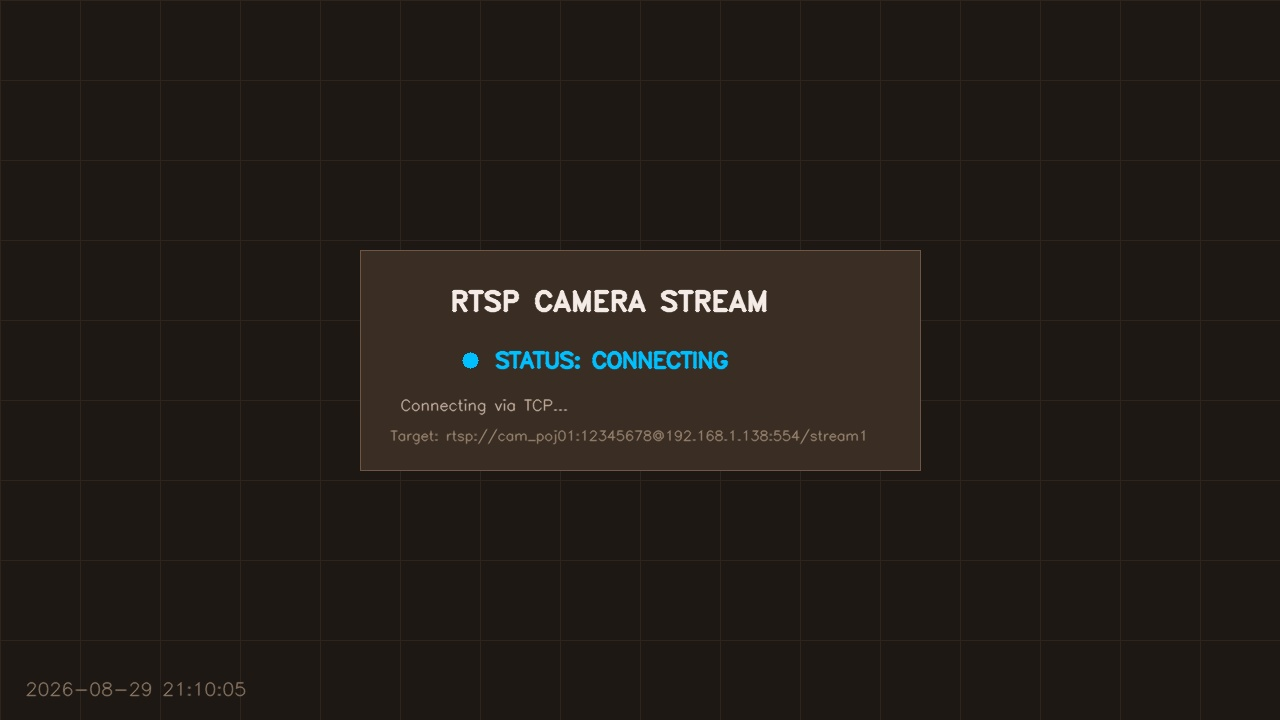
#> input picture snapshots/snapshot_20260829_211005_544.jpg, 1280 x 720 px
$ python -i motion_detector.py   (imports and definitions only)
#> lines starting #> are read from the running program, lines starting #| are printed output that depends on the picture
#> further down, picture is the input picture: shape (720, 1280, 3); mean B, G, R 23.8, 28.5, 34.2
import cv2
import time
import numpy as np
from datetime import datetime
from typing import List, Tuple

class MotionDetector:
    def __init__(self, min_area=800, threshold_val=25, cooldown_seconds=3.0):
        self.min_area = min_area
        self.threshold_val = threshold_val
        self.cooldown_seconds = cooldown_seconds

        self.bg_subtractor = cv2.createBackgroundSubtractorMOG2(history=300, varThreshold=36, detectShadows=False)
        self.last_motion_time = 0
        self.motion_events: List[str] = []
        self.total_motion_count = 0

    def reset_segment(self):
        """Resets motion counters for a new 15-minute video segment."""
        events = list(self.motion_events)
        count = self.total_motion_count
        self.motion_events = []
        self.total_motion_count = 0
        return count, events

    def process_frame(self, frame: np.ndarray) -> bool:
        """
        Processes a downscaled frame to detect motion with minimal CPU.
        Returns True if motion was detected in this frame.
        """
        if frame is None:
            return False

        try:
            # Downscale frame to 320x180 for lightning-fast Pi processing (< 1ms per frame)
            small = cv2.resize(frame, (320, 180), interpolation=cv2.INTER_NEAREST)
            gray = cv2.cvtColor(small, cv2.COLOR_BGR2GRAY)
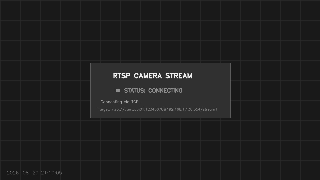
#> gray: shape (180, 320); min 19, max 242, mean 30.5
            blurred = cv2.GaussianBlur(gray, (15, 15), 0)
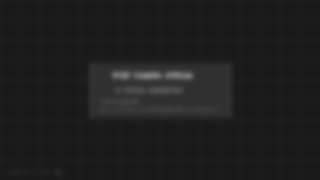
#> blurred: shape (180, 320); min 25, max 125, mean 30.5

            # Apply background subtraction
            fg_mask = self.bg_subtractor.apply(blurred)
#> fg_mask: shape (180, 320); every value is 255
            _, thresh = cv2.threshold(fg_mask, self.threshold_val, 255, cv2.THRESH_BINARY)

            # Dilate to fill holes
            dilated = cv2.dilate(thresh, None, iterations=2)
            contours, _ = cv2.findContours(dilated, cv2.RETR_EXTERNAL, cv2.CHAIN_APPROX_SIMPLE)
#> contours = [[[0, 0], [0, 179], [319, 179], [319, 0]]]

            motion_in_frame = False
            for contour in contours:
                if cv2.contourArea(contour) >= self.min_area:
                    motion_in_frame = True
                    break
#> this loop made 1 pass
#> (contour, motion_in_frame) on pass 1: ([[0, 0], [0, 179], [319, 179], [319, 0]], True)

            now = time.time()
            if motion_in_frame:
                if (now - self.last_motion_time) > self.cooldown_seconds:
                    self.last_motion_time = now
                    self.total_motion_count += 1
                    timestamp_str = datetime.now().strftime("%H:%M:%S")
                    self.motion_events.append(timestamp_str)
                    return True

            return False
        except Exception:
            return False

>>> import cv2
>>> picture = cv2.imread('snapshots/snapshot_20260829_211005_544.jpg')
>>> result = MotionDetector().process_frame(picture)
#> result = True

$ run again, on snapshots/snapshot_20260829_211235_444.jpg
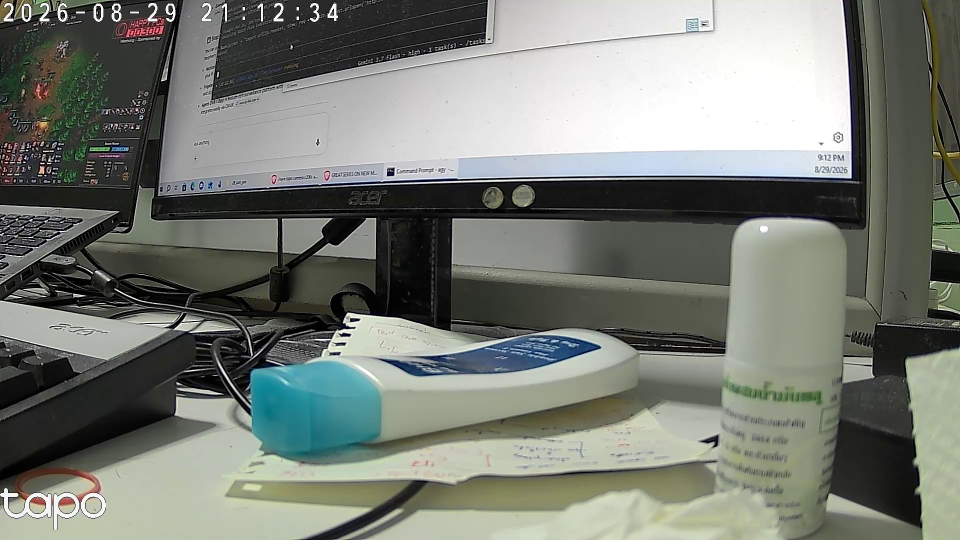
#> input picture snapshots/snapshot_20260829_211235_444.jpg, 1920 x 1080 px (shown at 1/2 size)
#> picture is the input picture: shape (1080, 1920, 3); mean B, G, R 117.2, 124.6, 120.2
#> in process_frame, `gray = cv2.cvtColor(small, cv2.COLOR_BGR2GRAY)`:
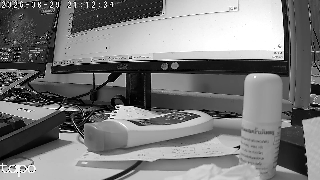
#> gray: shape (180, 320); min 0, max 255, mean 122.3
#> in process_frame, `blurred = cv2.GaussianBlur(gray, (15, 15), 0)`:
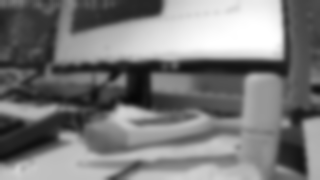
#> blurred: shape (180, 320); min 7, max 255, mean 122.4
#> fg_mask: shape (180, 320); every value is 255
#> contours = [[[0, 0], [0, 179], [319, 179], [319, 0]]]
#> the loop in process_frame, `for contour in contours:` made 1 pass
#> (contour, motion_in_frame) on pass 1: ([[0, 0], [0, 179], [319, 179], [319, 0]], True)
#> result = True
